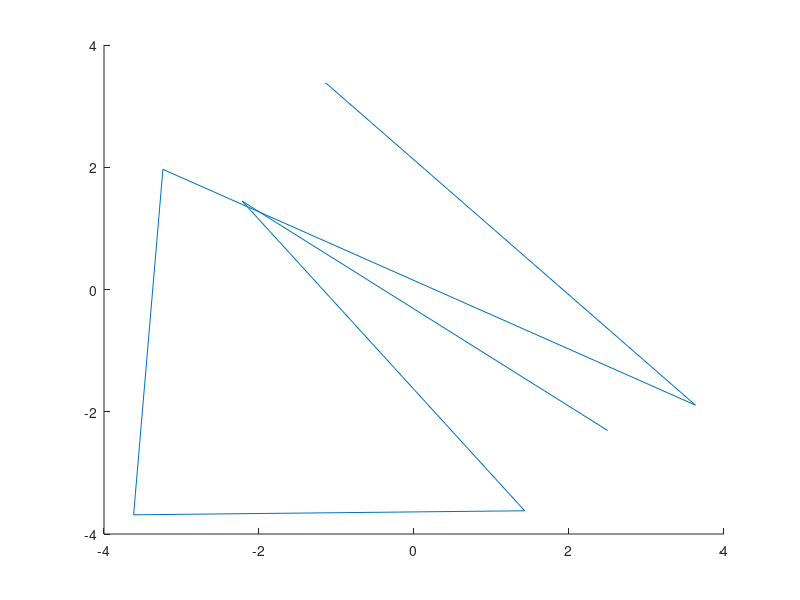

Here is the MATLAB script that generated this plot: (Note: this script raises an error after producing the figure.)
function grown_obstacles = roboRace()

% read coordinates

[x,y,zero] = textread('map.txt');
totalObs= x(1);
curr_obs = 1;
pointer = 1;
obstacles = [];

radius = 0.2;

f = figure();

for i = 1:totalObs
    vertex_beg = pointer+1;
    vertices_cnt = x(vertex_beg);
    
    this_obstacle = [x(vertex_beg+1:vertex_beg+vertices_cnt) y(vertex_beg+1:vertex_beg+vertices_cnt)];
    
    obs = repmat(curr_obs,vertices_cnt,1);
    obstacles = [obstacles; obs, this_obstacle];
    
    for j = 1:vertices_cnt-1
       line([this_obstacle(j,1),this_obstacle(j+1,1)], [this_obstacle(j,2),this_obstacle(j+1,2)]);
       hold on;
    end
    line([this_obstacle(vertices_cnt,1),this_obstacle(1,1)], [this_obstacle(vertices_cnt,2),this_obstacle(1,2)]);
    hold on;
    
    % update counters 
    curr_obs  = curr_obs + 1;
    pointer = pointer + vertices_cnt+1;
end

r = radius;

grown_obstacles = [];

% Grow the obstacle
for i = 1:totalObs
  if i == 1
      continue;
  end
  
  indices = find(obstacles(:,1) == i);
  points = [];
  for k = 1:size(indices,1)
    vx = obstacles(indices(k),2);
    vy = obstacles(indices(k),3);
    points = [points; [vx+r, vy+r]; [vx-r, vy+r]; [vx-r,vy-r]; [vx+r,vy-r]];
  end
  
  hull = convhull(points(:,1), points(:,2));
  
  grown = repmat(i, 1, size(hull,1));
  
  grown_obstacles = [grown_obstacles; grown', points(hull,1), points(hull,2)];
  
  for k = 1:size(hull,1)-1
      p1 = points(hull(k),:);
      p2 = points(hull(k+1),:);
      
      line([p1(1) p2(1)],[p1(2) p2(2)], 'Color', [1, 0, 0]);
      hold on;
  end
  p1 = points(hull(size(hull,1)),:);
  p2 = points(hull(1),:);
  line([p1(1) p2(1)],[p1(2) p2(2)], 'Color', [1, 0, 0]);
  hold on;
  
end
end